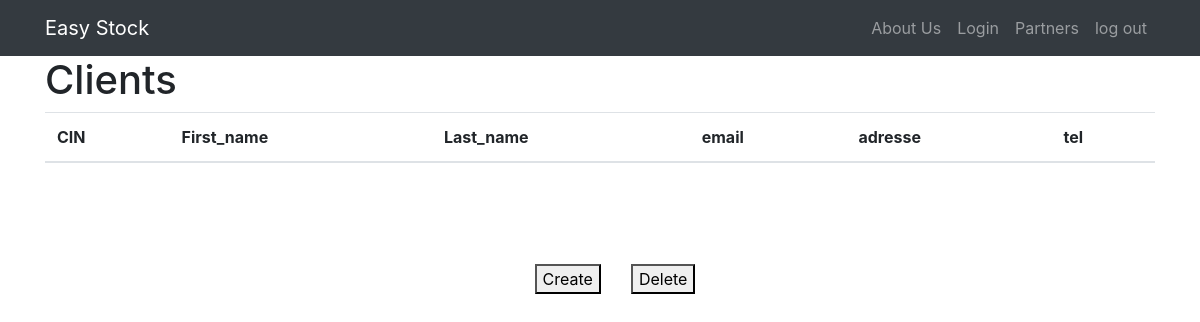
The app's page /client, older data.
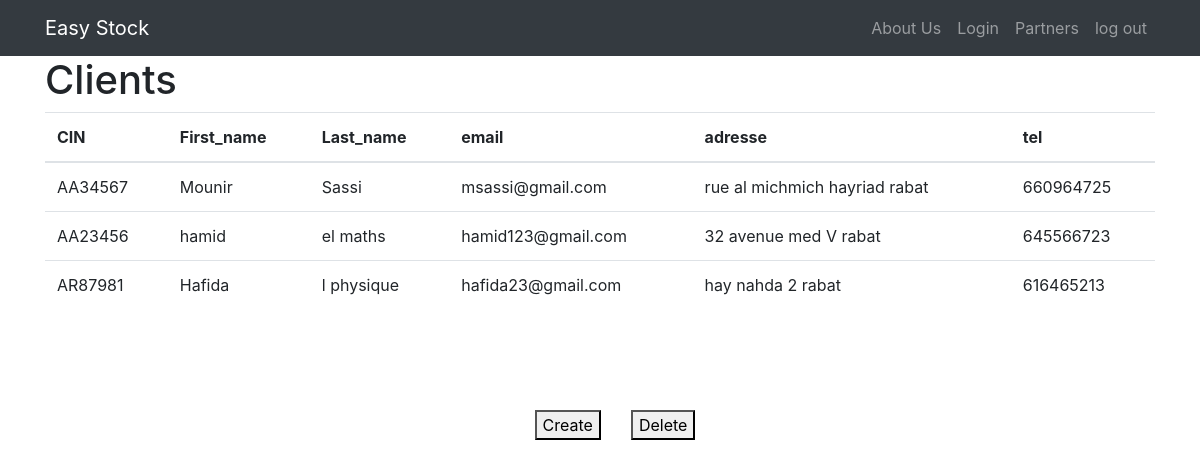
The same page, newer data.
### tables this page shows
CREATE TABLE client (
                    CIN_C TEXT PRIMARY KEY,
                    Fname_c TEXT,
                    Lname_c TEXT,
                    email TEXT UNIQUE,
                    adresse TEXT,
                    Tel INTEGER UNIQUE
                );

### auth.py (the view)
@auth.route('/client')
def Clients():
    conn = sqlite3.connect('database.db')
    cursor = conn.cursor()
    cursor.execute("SELECT * FROM client ")
    data = cursor.fetchall()
    conn.close()
    return render_template('client.html', Clients=data)

### templates/client.html (shortened to what this page needs)
{% extends "base.html" %}
{% block content %}
<div class="container">
  <h1>Clients</h1>
  <table class="table">
    <thead>
      <tr>
        <th>CIN</th>
        <th>First_name</th>
        <th>Last_name</th>
        <th>email</th>
        <th>adresse</th>
        <th>tel</th>
      </tr>
    </thead>
    <tbody>
      {% for client in Clients %}
      <tr>
        <td>{{ client[0] }}</td>
        <td>{{ client[1] }}</td>
        <td>{{ client[2] }}</td>
        <td>{{ client[3] }}</td>
        <td>{{ client[4] }}</td>
        <td>{{ client[5] }}</td>
      </tr>
      {% endfor %}
    </tbody>
  </table>
</div>
<div class="menu-container">
    <button class="menu-button" onclick="addclient()">Create</button>
    <button class="menu-button" onclick="delete_client()">Delete</button>
</div>
{% endblock %}

Row changes from the older to the newer data that the page shows:
added client: CIN_C "AA34567", Fname_c "Mounir", Lname_c "Sassi", email "msassi@gmail.com", adresse "rue al michmich hayriad rabat", Tel "660964725"
added client: CIN_C "AA23456", Fname_c "hamid", Lname_c "el maths", email "hamid123@gmail.com", adresse "32 avenue med V rabat", Tel "645566723"
added client: CIN_C "AR87981", Fname_c "Hafida", Lname_c "l physique", email "hafida23@gmail.com", adresse "hay nahda 2 rabat", Tel "616465213"
